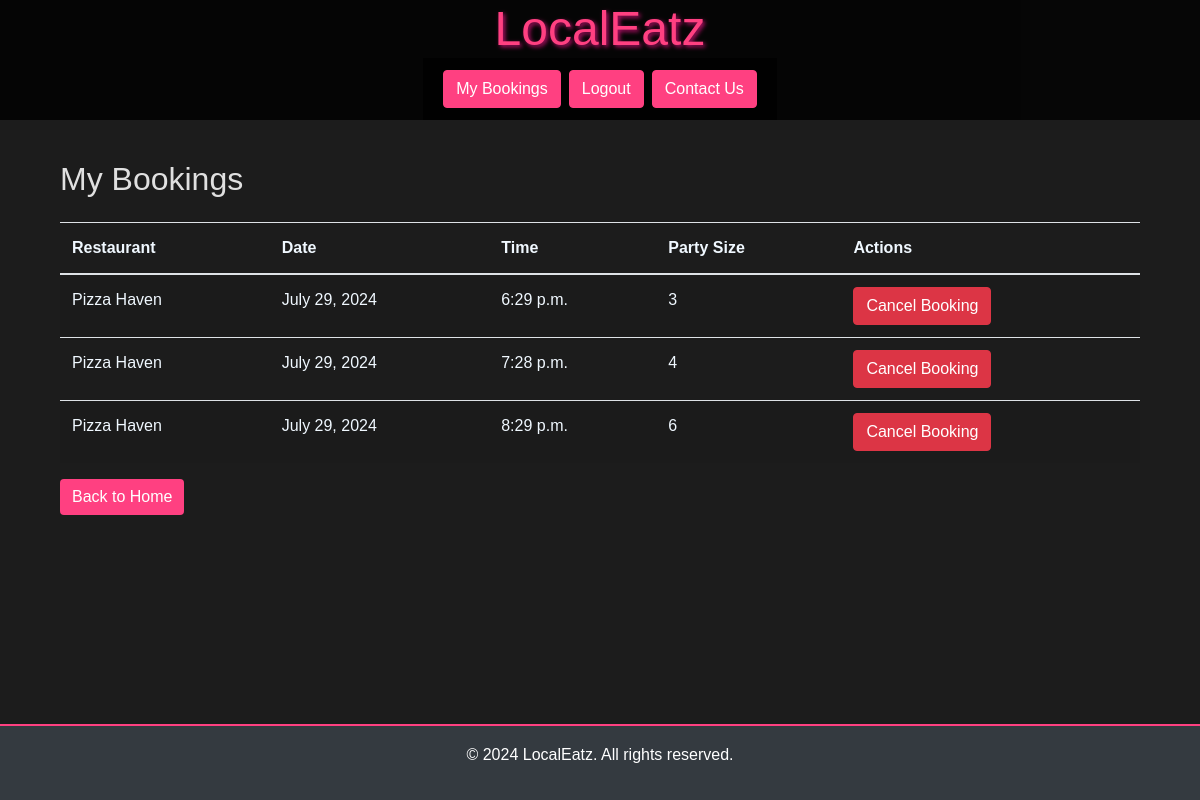
/my-bookings/ (signed in), run on an earlier commit of the app's database.
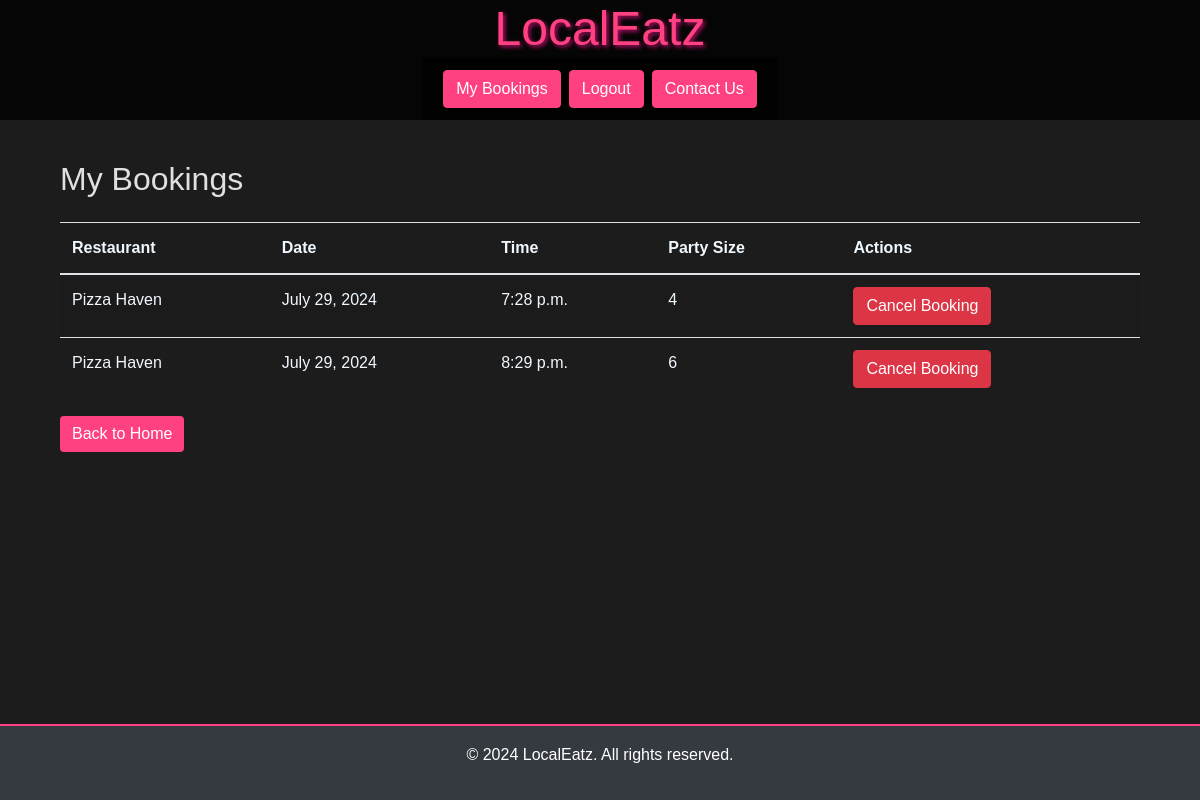
And on a later commit of the database.
### restaurants/models.py (models this page shows, shortened)
class Booking(models.Model):
    user = models.ForeignKey(User, on_delete=models.SET_NULL, null=True)
    restaurant = models.ForeignKey(Restaurant, on_delete=models.CASCADE)
    name = models.CharField(max_length=100)
    date = models.DateField()
    time = models.TimeField()
    party_size = models.PositiveIntegerField()

class Restaurant(models.Model):
    name = models.CharField(max_length=255)
    address = models.CharField(max_length=255)
    description = models.TextField(blank=True)
    max_tables = models.IntegerField(default=3)

### restaurants/views.py (the view)
# urls.py: path('my-bookings/', views.my_bookings, name='my_bookings'),
def my_bookings(request):
    user = request.user
    bookings = Booking.objects.filter(user=user)  # Filter by user
    return render(request, 'users/my_bookings.html', {'bookings': bookings})

### restaurants/templates/users/my_bookings.html (shortened to what this page needs)
{% extends 'base.html' %}
{% block content %}
<div class="container mt-5">
    <h2 class="mb-4">My Bookings</h2>
    {% if bookings %}
    <div class="table-responsive">
        <table class="table table-striped">
            <thead>
                <tr style="color: aliceblue;">
                    <th>Restaurant</th>
                    <th>Date</th>
                    <th>Time</th>
                    <th>Party Size</th>
                    <th>Actions</th>
                </tr>
            </thead>
            <tbody>
                {% for booking in bookings %}
                <tr style="color: aliceblue;">
                    <td>{{ booking.restaurant.name }}</td>
                    <td>{{ booking.date }}</td>
                    <td>{{ booking.time }}</td>
                    <td>{{ booking.party_size }}</td>
                    <td>
                        <button data-booking-id="{{ booking.id }}" class="btn btn-danger cancel-btn">Cancel
                            Booking</button>
                    </td>
                </tr>
                {% endfor %}
            </tbody>
        </table>
        {% else %}
        <p>You have no bookings yet.</p>
        {% endif %}
        <a href="{% url 'home' %}" class="btn btn-custom">Back to Home</a>
    </div>
</div>
{% endblock %}

What changed in the data, as far as the page shows it:
removed Booking: restaurant.name "Pizza Haven", date "July 29, 2024", time "6:29 p.m.", party_size "3"
